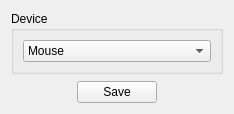
<?xml version="1.0" encoding="UTF-8"?>
<ui version="4.0">
 <class>LC_DeviceOptions</class>
 <widget class="QFrame" name="LC_DeviceOptions">
  <property name="geometry">
   <rect>
    <x>0</x>
    <y>0</y>
    <width>234</width>
    <height>114</height>
   </rect>
  </property>
  <property name="windowTitle">
   <string>Form</string>
  </property>
  <layout class="QVBoxLayout" name="verticalLayout">
   <item>
    <widget class="QGroupBox" name="groupBox">
     <property name="title">
      <string>Device</string>
     </property>
     <layout class="QGridLayout" name="gridLayout">
      <item row="0" column="0">
       <widget class="QComboBox" name="device_combobox">
        <property name="toolTip">
         <string>Selection of pointing device</string>
        </property>
        <item>
         <property name="text">
          <string notr="true">Mouse</string>
         </property>
        </item>
        <item>
         <property name="text">
          <string notr="true">Tablet</string>
         </property>
        </item>
        <item>
         <property name="text">
          <string notr="true">Trackpad</string>
         </property>
        </item>
        <item>
         <property name="text">
          <string notr="true">Touchscreen</string>
         </property>
        </item>
       </widget>
      </item>
     </layout>
    </widget>
   </item>
   <item alignment="Qt::AlignHCenter|Qt::AlignBottom">
    <widget class="QPushButton" name="save_button">
     <property name="text">
      <string>Save</string>
     </property>
    </widget>
   </item>
  </layout>
 </widget>
 <resources/>
 <connections/>
</ui>
